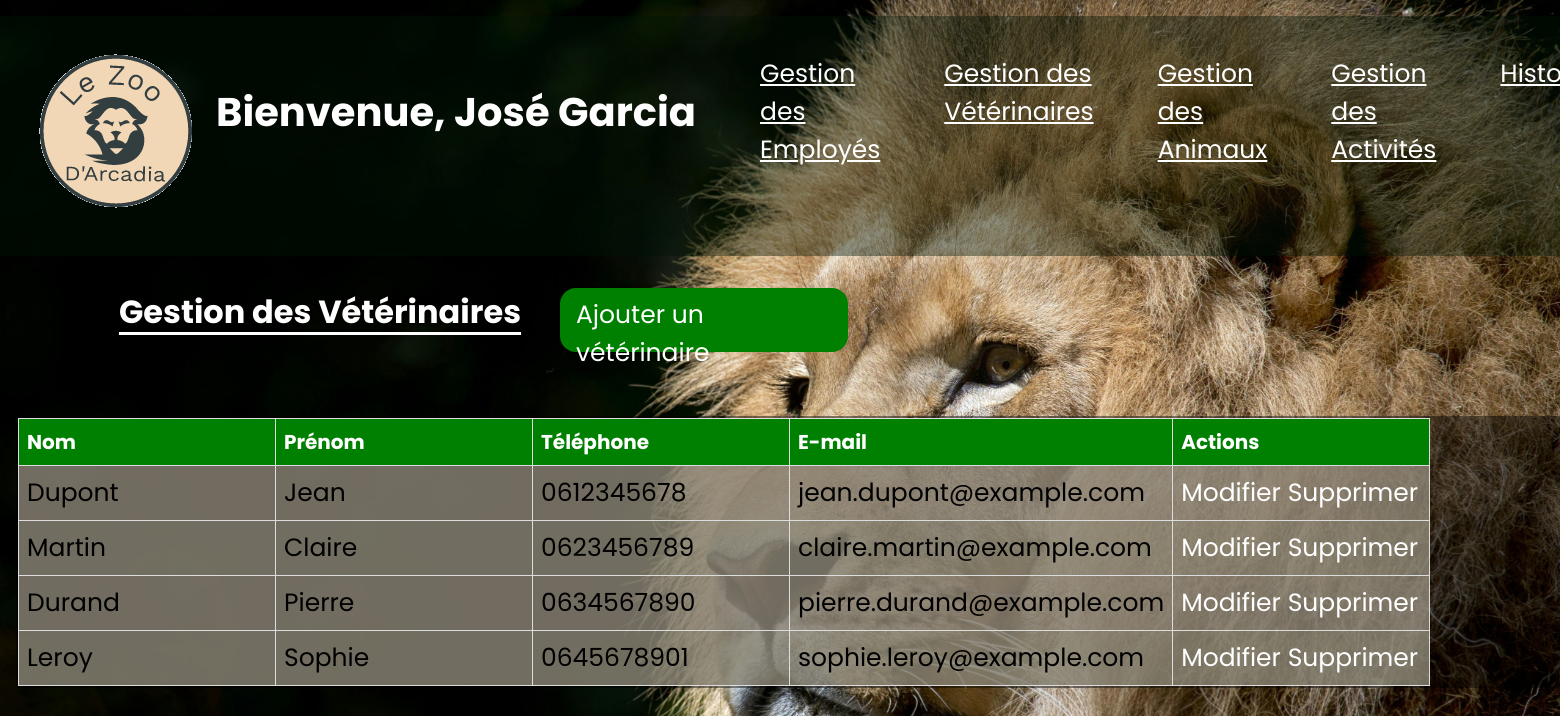
Screenshot of /PHP/veterinaires.php (signed in) with the database file from the repository.
### tables this page shows
CREATE TABLE `veterinaire` (
  `id_veterinaire` int(11) NOT NULL,
  `nom` varchar(50) DEFAULT NULL,
  `prenom` varchar(50) DEFAULT NULL,
  `adresse_mail` varchar(100) DEFAULT NULL,
  `mot_de_passe` varchar(255) DEFAULT NULL,
  `telephone` varchar(15) DEFAULT NULL
);

### PHP/veterinaires.php (the view, shortened to what this page needs)
<?php
require 'database.php';
try {
    $sql = "SELECT * FROM veterinaire";
    $stmt = $conn->prepare($sql);
    $stmt->execute();
    $veterinaires = $stmt->fetchAll(PDO::FETCH_ASSOC);
} catch (PDOException $e) {
    die("Erreur : " . $e->getMessage());
}
?>
<!DOCTYPE html>
<html lang="fr">
<head>
    <link rel="stylesheet" href="../CSS/styles.css">
    <link rel="stylesheet" href="../CSS/dash_admin.css">
    <link rel="stylesheet" href="../CSS/historique.css">
    <link rel="stylesheet" href="../CSS/employes.css">
    <link rel="stylesheet" href="../CSS/veterinaires.css">
    <link rel="stylesheet" href="https://cdn.jsdelivr.net/npm/bootstrap-icons@1.11.3/font/bootstrap-icons.min.css">
    <link rel="stylesheet" href="https://cdnjs.cloudflare.com/ajax/libs/font-awesome/6.5.2/css/all.min.css" />
    <link rel="stylesheet" href="https://cdnjs.cloudflare.com/ajax/libs/bootstrap-icons/1.7.2/font/bootstrap-icons.min.css">
</head>
<body>
<header>
    <a href="./admin_dashboard.php" id="logo-link">
        <img src="../ASSETS/LogoArcadia2.png" alt="Logo du Zoo D'Arcadia" id="logo">
    </a>
    <div class="admin-title">
            <h1>Bienvenue, <?php echo htmlspecialchars($_SESSION['admin_name']); ?></h1>
        </div>
        <div class="admin-navbar">
            <ul class="links">
                <li><a href="./employes.php">Gestion des Employés</a></li>
                <li><a href="./veterinaires.php">Gestion des Vétérinaires</a></li>
                <li><a href="./gest_animaux.php">Gestion des Animaux</a></li>
                <li><a href="./gest_activites.php">Gestion des Activités</a></li>
                <li><a href="./historique.php">Historique</a></li>
            </ul>
        </div>
</header>
<main>
    <div class="titre">
        <h2>Gestion des Vétérinaires</h2>
    </div>
    <a href="add_veterinaires.php" class="employe_btn">Ajouter un vétérinaire</a>
    <table class="admin_tableaux">
        <thead>
            <tr class="admin_tableau">
                <th>Nom</th>
                <th>Prénom</th>
                <th>Téléphone</th>
                <th>E-mail</th>
                <th>Actions</th>
            </tr>
        </thead>
        <tbody>
            <?php if (!empty($veterinaires)): ?>
                <?php foreach ($veterinaires as $veterinaire): ?>
                    <tr class="admin_tableau">
                        <td><?php echo htmlspecialchars($veterinaire['nom']); ?></td>
                        <td><?php echo htmlspecialchars($veterinaire['prenom']); ?></td>
                        <td><?php echo htmlspecialchars($veterinaire['telephone']); ?></td>
                        <td><?php echo htmlspecialchars($veterinaire['adresse_mail']); ?></td>
                        <td>
                            <a href="edit_veterinaires.php?id=<?php echo $veterinaire['id_veterinaire']; ?>">Modifier</a>
                            <a href="delete_veterinaires.php?id=<?php echo $veterinaire['id_veterinaire']; ?>">Supprimer</a>
                        </td>
                    </tr>
                <?php endforeach; ?>
            <?php else: ?>
                <tr>
                    <td colspan="6">Aucun vétérinaire trouvé.</td>
                </tr>
            <?php endif; ?>
        </tbody>
    </table>
</main>
</body>
</html>

### CSS/styles.css (style rules this page uses)
* { margin: 0; padding: 0; font-family: 'Poppins', sans-serif; }
body { background-image: url(../ASSETS/pexels-pixabay-33045.jpg); background-size: cover; background-repeat: no-repeat; background-attachment: fixed; height: 100vh; font-family: 'Poppins', sans-serif; color: white; }
main { font-size: 1.2rem; display: contents; }
header { display: flex; align-items: center; position: relative; height: 15rem; margin-top: 1rem; padding: 0 1rem; background: rgba(1, 21, 5, 0.4); }
h1 { color: white; margin-top: 5rem; font-size: 5rem; text-align: center; font-family: 'Poppins', sans-serif; }
h2 { width: 30rem; font-size: 3rem; margin-top: 5rem; margin-bottom: 5rem; cursor: pointer; margin-left: 5rem; text-decoration: underline; text-underline-position: under; }
li { list-style-type: none; margin: 0; padding: 0; }
a { text-decoration: none; font-size: 25px; color: white; }

### CSS/dash_admin.css (style rules this page uses)
.admin-title h1 { color: white; font-size: 2.5rem; text-align: center; margin-bottom: 8rem; font-family: 'Poppins', sans-serif; width: 30rem; }
.admin-navbar { width: 66%; height: 5rem; display: flex; align-items: center; color: white; margin-bottom: 2rem; position: relative; bottom: 0.5rem; }
.admin-navbar .links { display: flex; gap: 4rem; padding: 4rem; text-decoration: underline; }
.links li { display: flex; gap: 10px; }
.links li a { text-decoration: none; font-size: 25px; color: white; }

### CSS/employes.css (style rules this page uses)
.titre h2 { text-align: center; font-size: 2rem; margin-top: 2rem; cursor: default; }
.admin_tableaux { position: relative; bottom: 4rem; left: 1rem; display: block; }
.admin_tableau th, .admin_tableau td { border: 1px solid #ddd; padding: 8px; text-align: left; }
.admin_tableau th { background-color: green; color: white; width: 15rem; font-size: 20px; }
.admin_tableau td { color: #000; background-color: rgba(162, 153, 137, 0.7); font-size: 25px; }
.employe_btn { padding: 8px 16px; background-color: green; color: white; border: none; cursor: pointer; margin-top: 1rem; height: 3rem; width: 16rem; left: 35rem; position: relative; display: flex; border-radius: 1rem; bottom: 8rem; }
table { width: 100%; border-collapse: collapse; background-color: rgba(0, 0, 0, 0.44); border: 2px solid #0000; }
th, td { border: 1px solid #006400; padding: 10px; text-align: left; }
th { background-color: rgba(0, 128, 0, 0.2); }
tr:nth-child(even) { background-color: rgba(0, 128, 0, 0.05); }

### CSS/veterinaires.css (style rules this page uses)
.admin_tableau td { color: #000; background-color: rgba(162, 153, 137, 0.7); font-size: 25px; }

### rows the page displays
veterinaire: nom "Dupont", prenom "Jean", telephone "0612345678", adresse_mail "jean.dupont@example.com"
veterinaire: nom "Martin", prenom "Claire", telephone "0623456789", adresse_mail "claire.martin@example.com"
veterinaire: nom "Durand", prenom "Pierre", telephone "0634567890", adresse_mail "pierre.durand@example.com"
veterinaire: nom "Leroy", prenom "Sophie", telephone "0645678901", adresse_mail "sophie.leroy@example.com"

### other values shown
$_SESSION['admin_name'] "José Garcia"
